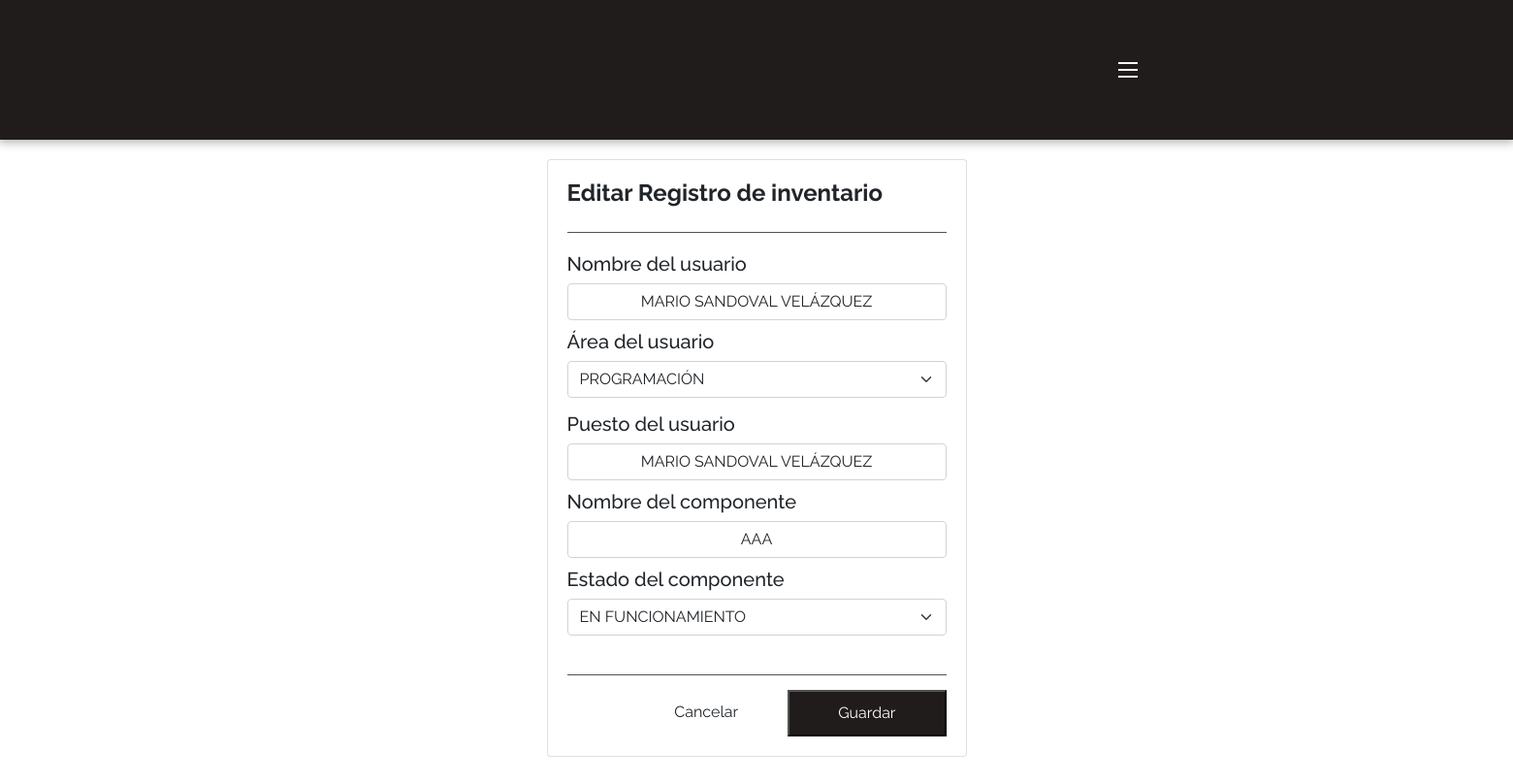
The page /sections/home_actions.php?id_editInventario=65 (signed in) on the database its author committed.
### tables this page shows
CREATE TABLE `inventario` (
  `idInventario` int(250) NOT NULL,
  `usuarioNombre` varchar(800) DEFAULT NULL,
  `fk_usuarioArea` int(10) DEFAULT NULL,
  `usuarioPuesto` text DEFAULT NULL,
  `equipoNombre` text DEFAULT NULL,
  `fk_equipoEstado` int(11) DEFAULT 1,
  `fk_equipoTipo` int(10) DEFAULT NULL,
  `equipoMarca` varchar(250) DEFAULT NULL,
  `equipoModelo` varchar(100) DEFAULT NULL,
  `equipoProcesador` varchar(10) DEFAULT NULL,
  `equipoRam` varchar(10) DEFAULT NULL,
  `equipoDiscoDuro` varchar(10) DEFAULT NULL,
  `equipoNoSerie` text NOT NULL,
  `equipoNoInventario` text NOT NULL,
  `equipoPrecio` text DEFAULT NULL,
  `equipoPrecioLetra` varchar(50) DEFAULT NULL,
  `prestamoOtorgamiento` date DEFAULT NULL,
  `equipoObservaciones` varchar(800) DEFAULT NULL,
  `prestamoResponsiva` varchar(500) DEFAULT NULL,
  `createdAt` timestamp NOT NULL DEFAULT current_timestamp(),
  `modifiedAt` timestamp NULL DEFAULT NULL ON UPDATE current_timestamp()
);

CREATE TABLE `empresa_area` (
  `id_empresaArea` int(250) NOT NULL,
  `nombre_empresaArea` varchar(200) NOT NULL,
  `empresa_jefeArea` varchar(350) NOT NULL,
  `createdAt` timestamp NOT NULL DEFAULT current_timestamp(),
  `modifiedAt` timestamp NULL DEFAULT NULL ON UPDATE current_timestamp()
);

CREATE TABLE `equipo_estado` (
  `id_equipoEstado` int(11) NOT NULL,
  `nombre_equipoEstado` varchar(25) NOT NULL
);

### sections/home_actions.php (the view, shortened to what this page needs)
<?php require "../php/verify_activeSesson.php" ?>
<?php require "../include-views/template-views/html1.php" ?>
<?php
if (isset($_GET['id_editInventario'])) {
    viewEditInventario();
} else if (isset($_GET['id_deleteInventario'])) {
    viewDeleteInventario();
} else if (isset($_GET['id_cartaFirmada'])) {
    viewSubirCartaFirmada();
} else if (isset($_GET['id_cambiarCarta'])) {
    viewCambiarCarta();
}else if (isset($_GET['id_borrarCarta'])) {
    viewBorrarCarta();
}
function viewEditInventario()
{
    global $con;
    $id = $_GET["id_editInventario"];
    $query_inventario = "SELECT * FROM inventario inv
    INNER JOIN empresa_area area ON inv.fk_usuarioArea = area.id_empresaArea
    INNER JOIN equipo_estado eEstado ON inv.fk_equipoEstado = eEstado.id_equipoEstado
    INNER JOIN equipo_tipo eTipo ON inv.fk_equipoTipo = eTipo.id_tipoEquipo
    WHERE idInventario = '$id'";
    $exec_inventario = mysqli_query($con, $query_inventario);
    $inventario = mysqli_fetch_assoc($exec_inventario);
?>
    <div class="appBodyContent">
        <section class="externalForm">
            <div class="externalForm__content card">
                <div class="externalForm__header">
                    <h4 class="boldTx">Editar Registro de inventario</h4>
                </div>
                <form id="" class="externalForm__body verticalScroll">
                    <h5>Nombre del usuario</h5>
                    <input type="text" class="uppercase form-control" id="edit_usuario_nombre" value="<?php echo $inventario['usuarioNombre'] ?>">
                    <h5>Área del usuario</h5>
                    <select name="" class="form-select" id="edit_usuario_area">
                        <option value="<?php echo $inventario["fk_usuarioArea"]; ?>">
                            <?php echo $inventario["nombre_empresaArea"]; ?></option>
                    </select>
                    <h5>Puesto del usuario</h5>
                    <input type="text" class="uppercase form-control" id="edit_usuario_puesto" value="<?php echo $inventario['usuarioNombre'] ?>">
                    <h5>Nombre del componente</h5>
                    <input type="text" class="uppercase form-control" id="edit_equipo_nombre" value="<?php echo $inventario['equipoNombre'] ?>">
                    <h5>Estado del componente</h5>
                    <select name="" class="form-select" id="edit_equipo_estado">
                        <option value="<?php echo $inventario['fk_equipoEstado'] ?>"><?php echo $inventario['nombre_equipoEstado'] ?></option>
                    </select>
                </form>
                <div class="externalForm__footer">
                    <a class="btn smBtn" href="home.php">Cancelar</a>
                    <button type="button" id="btn_editInventariar" class="btn_editInventariar bgBlack whiteTx smBtn">Guardar</button>
                </div>
            </div>
        </section>
    </div>
<?php
}
?>
<?php require "../include-views/template-views/html2.php" ?>

### css/style.css (style rules this page uses)
* { margin: 0; padding: 0; scroll-behavior: smooth; font-family: 'Raleway', sans-serif; }
body { max-width: 100%; font-size: 1em; overflow-x: hidden; }
.bgBlack { background-color: #201c1c; }
.whiteTx { color: #FAFAFA; }
.boldTx { font-weight: bold; }
.uppercase { text-transform: uppercase; }
.smBtn { margin-top: 15px; padding: 10px 50px; text-decoration: none; display: inline-block; }
.verticalScroll { overflow-y: scroll; }
form { width: 100%; }
form input { text-align: center; border: none; border-bottom: 1px solid #201c1c; margin-bottom: 10px; }
form select { font-size: 1.2rem; background-color: white; border: none; border-bottom: solid 2px #201c1c; margin-bottom: 15px; }
.externalForm { display: flex; justify-content: center; }
.externalForm .externalForm__content { max-width: 500px; padding: 20px; }
.externalForm .externalForm__content .externalForm__header { border-bottom: solid 1px #4c5151; }
.externalForm .externalForm__content .externalForm__header h4 { margin-bottom: 25px; }
.externalForm .externalForm__content .externalForm__body { margin-top: 20px; max-height: 410px; }
.externalForm .externalForm__content .externalForm__footer { display: flex; justify-content: end; margin-top: 25px; border-top: 1px solid #4c5151; }
.appBodyContent { padding: 20px; }

### rows shown on the page
inventario: usuarioNombre "MARIO SANDOVAL VELÁZQUEZ", fk_usuarioArea.nombre_empresaArea "PROGRAMACIÓN", equipoNombre "AAA", fk_equipoEstado.nombre_equipoEstado "EN FUNCIONAMIENTO"
